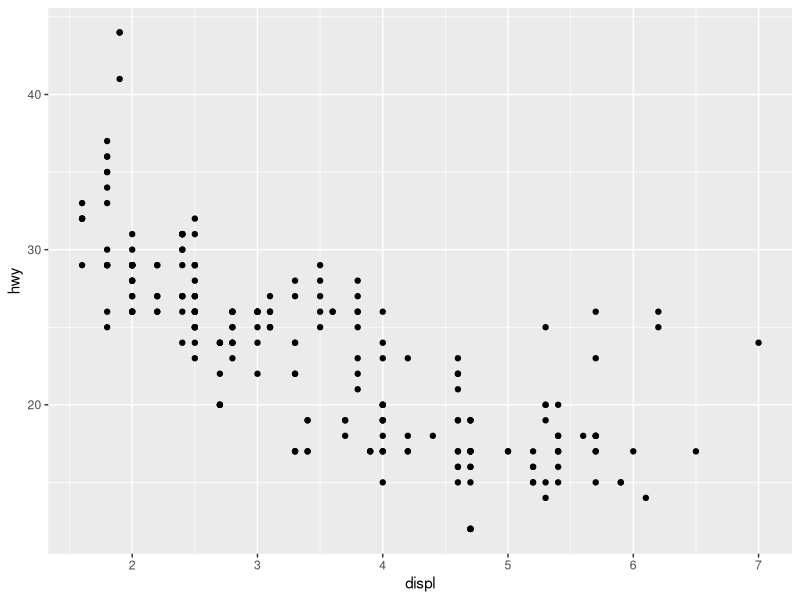
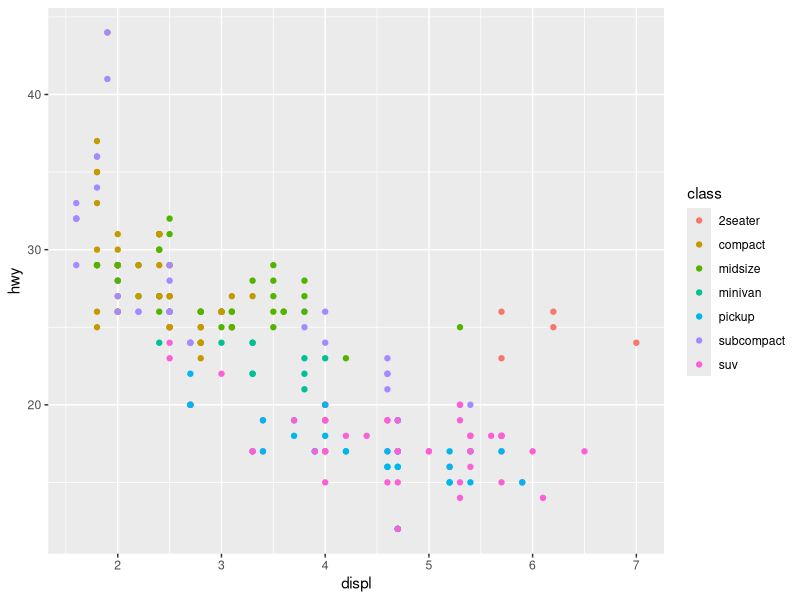
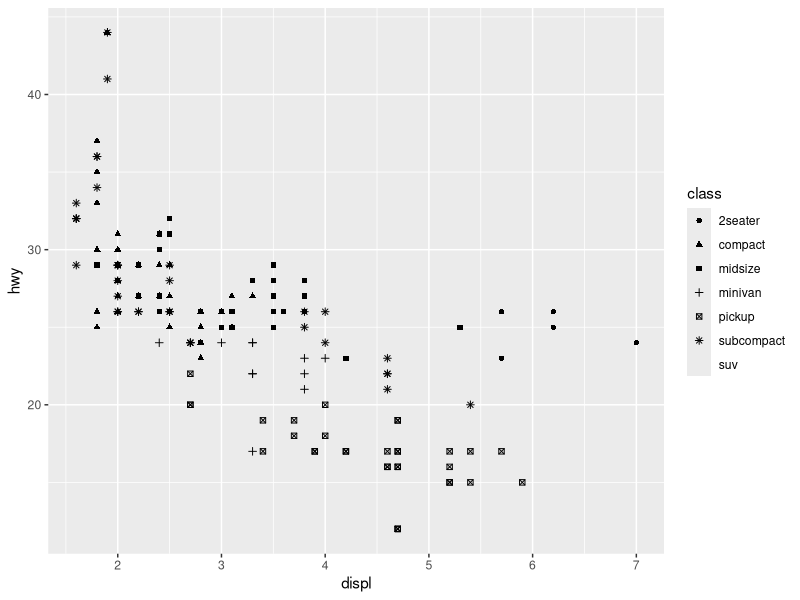
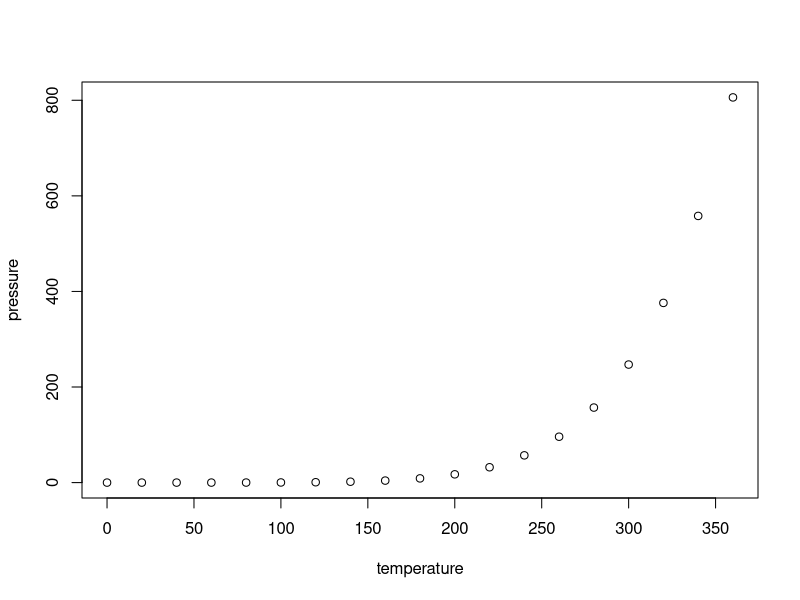

Write R code to recreate these figures, in order.
## ---- chunk 1
knitr::opts_chunk$set(echo = TRUE)
library(tidyverse)
## ---- chunk 2
g <- ggplot(data = mpg, aes(x = displ, y = hwy))
g + geom_point()
# summary(cars)
# data()
## ---- chunk 3
g + geom_point(aes(color=class))
## ---- chunk 4
g + geom_point(aes(shape=class))
## ---- chunk 5
plot(pressure)
